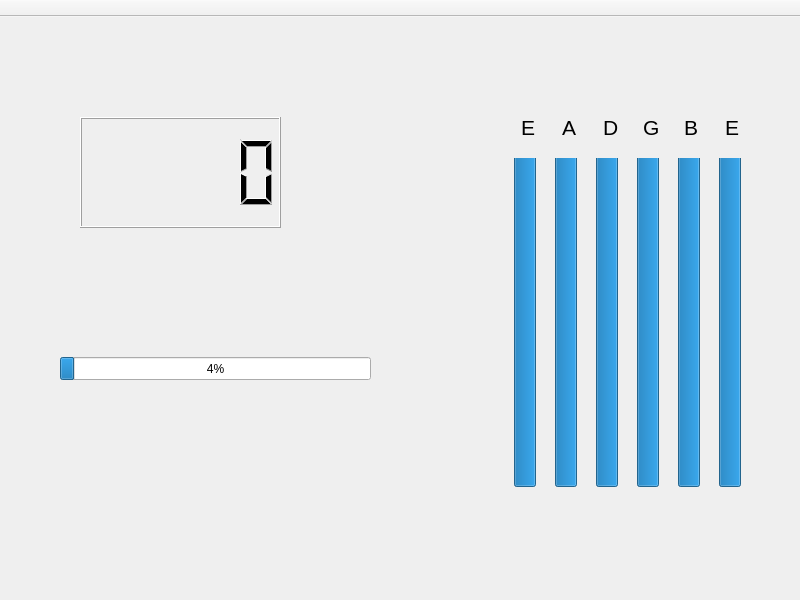
<?xml version="1.0" encoding="UTF-8"?>
<ui version="4.0">
 <class>MainWindow</class>
 <widget class="QMainWindow" name="MainWindow">
  <property name="enabled">
   <bool>true</bool>
  </property>
  <property name="geometry">
   <rect>
    <x>0</x>
    <y>0</y>
    <width>800</width>
    <height>600</height>
   </rect>
  </property>
  <property name="minimumSize">
   <size>
    <width>800</width>
    <height>600</height>
   </size>
  </property>
  <property name="maximumSize">
   <size>
    <width>800</width>
    <height>600</height>
   </size>
  </property>
  <property name="windowTitle">
   <string>MainWindow</string>
  </property>
  <widget class="QWidget" name="centralWidget">
   <widget class="QLCDNumber" name="lcdNumber">
    <property name="geometry">
     <rect>
      <x>80</x>
      <y>100</y>
      <width>201</width>
      <height>111</height>
     </rect>
    </property>
   </widget>
   <widget class="QProgressBar" name="progressBar_7">
    <property name="geometry">
     <rect>
      <x>60</x>
      <y>340</y>
      <width>311</width>
      <height>23</height>
     </rect>
    </property>
    <property name="maximum">
     <number>500</number>
    </property>
    <property name="value">
     <number>24</number>
    </property>
   </widget>
   <widget class="QWidget" name="horizontalLayoutWidget">
    <property name="geometry">
     <rect>
      <x>490</x>
      <y>130</y>
      <width>281</width>
      <height>351</height>
     </rect>
    </property>
    <layout class="QHBoxLayout" name="horizontalLayout">
     <item>
      <widget class="QProgressBar" name="progressBar_6">
       <property name="value">
        <number>100</number>
       </property>
       <property name="orientation">
        <enum>Qt::Vertical</enum>
       </property>
      </widget>
     </item>
     <item>
      <widget class="QProgressBar" name="progressBar_5">
       <property name="value">
        <number>100</number>
       </property>
       <property name="orientation">
        <enum>Qt::Vertical</enum>
       </property>
      </widget>
     </item>
     <item>
      <widget class="QProgressBar" name="progressBar_4">
       <property name="value">
        <number>100</number>
       </property>
       <property name="orientation">
        <enum>Qt::Vertical</enum>
       </property>
      </widget>
     </item>
     <item>
      <widget class="QProgressBar" name="progressBar_3">
       <property name="value">
        <number>100</number>
       </property>
       <property name="orientation">
        <enum>Qt::Vertical</enum>
       </property>
      </widget>
     </item>
     <item>
      <widget class="QProgressBar" name="progressBar_2">
       <property name="value">
        <number>100</number>
       </property>
       <property name="orientation">
        <enum>Qt::Vertical</enum>
       </property>
      </widget>
     </item>
     <item>
      <widget class="QProgressBar" name="progressBar">
       <property name="value">
        <number>100</number>
       </property>
       <property name="orientation">
        <enum>Qt::Vertical</enum>
       </property>
      </widget>
     </item>
    </layout>
   </widget>
   <widget class="QWidget" name="horizontalLayoutWidget_2">
    <property name="geometry">
     <rect>
      <x>510</x>
      <y>90</y>
      <width>261</width>
      <height>41</height>
     </rect>
    </property>
    <layout class="QHBoxLayout" name="horizontalLayout_2">
     <item>
      <widget class="QLabel" name="label">
       <property name="font">
        <font>
         <pointsize>16</pointsize>
        </font>
       </property>
       <property name="autoFillBackground">
        <bool>false</bool>
       </property>
       <property name="text">
        <string>E</string>
       </property>
       <property name="scaledContents">
        <bool>false</bool>
       </property>
      </widget>
     </item>
     <item>
      <widget class="QLabel" name="label_11">
       <property name="font">
        <font>
         <pointsize>16</pointsize>
        </font>
       </property>
       <property name="autoFillBackground">
        <bool>false</bool>
       </property>
       <property name="text">
        <string>A</string>
       </property>
       <property name="scaledContents">
        <bool>false</bool>
       </property>
      </widget>
     </item>
     <item>
      <widget class="QLabel" name="label_8">
       <property name="font">
        <font>
         <pointsize>16</pointsize>
        </font>
       </property>
       <property name="autoFillBackground">
        <bool>false</bool>
       </property>
       <property name="text">
        <string>D</string>
       </property>
       <property name="scaledContents">
        <bool>false</bool>
       </property>
      </widget>
     </item>
     <item>
      <widget class="QLabel" name="label_9">
       <property name="font">
        <font>
         <pointsize>16</pointsize>
        </font>
       </property>
       <property name="autoFillBackground">
        <bool>false</bool>
       </property>
       <property name="text">
        <string>G</string>
       </property>
       <property name="scaledContents">
        <bool>false</bool>
       </property>
      </widget>
     </item>
     <item>
      <widget class="QLabel" name="label_7">
       <property name="font">
        <font>
         <pointsize>16</pointsize>
        </font>
       </property>
       <property name="autoFillBackground">
        <bool>false</bool>
       </property>
       <property name="text">
        <string>B</string>
       </property>
       <property name="scaledContents">
        <bool>false</bool>
       </property>
      </widget>
     </item>
     <item>
      <widget class="QLabel" name="label_10">
       <property name="font">
        <font>
         <pointsize>16</pointsize>
        </font>
       </property>
       <property name="autoFillBackground">
        <bool>false</bool>
       </property>
       <property name="text">
        <string>E</string>
       </property>
       <property name="scaledContents">
        <bool>false</bool>
       </property>
      </widget>
     </item>
    </layout>
   </widget>
  </widget>
  <widget class="QMenuBar" name="menuBar">
   <property name="geometry">
    <rect>
     <x>0</x>
     <y>0</y>
     <width>800</width>
     <height>21</height>
    </rect>
   </property>
  </widget>
  <widget class="QToolBar" name="mainToolBar">
   <property name="movable">
    <bool>false</bool>
   </property>
   <attribute name="toolBarArea">
    <enum>TopToolBarArea</enum>
   </attribute>
   <attribute name="toolBarBreak">
    <bool>false</bool>
   </attribute>
  </widget>
 </widget>
 <layoutdefault spacing="6" margin="11"/>
 <resources/>
 <connections/>
</ui>
